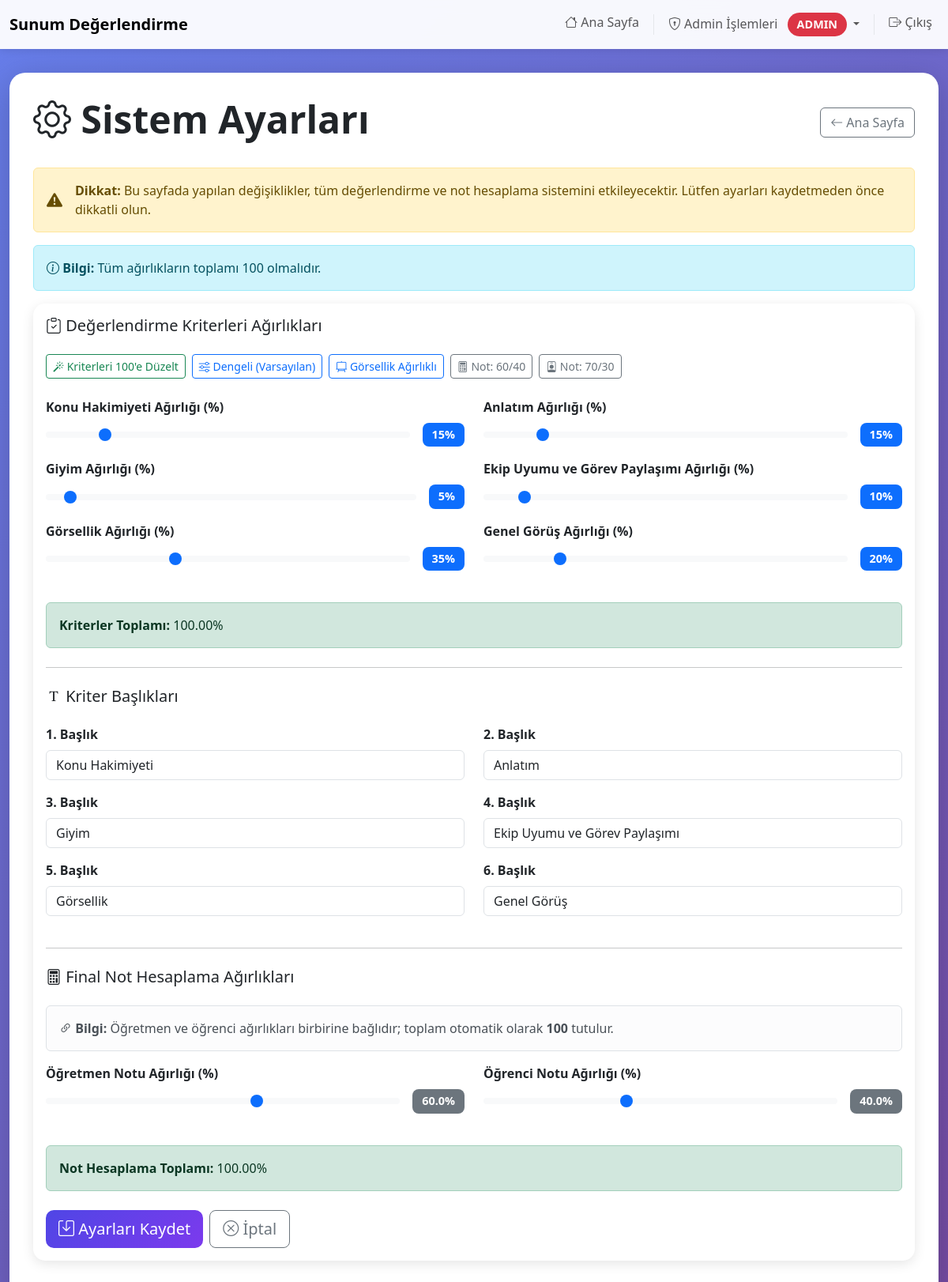
Page /ayarlar (signed in) on the committed database.
### sunum_app/models.py (models this page shows)
class Ayarlar(db.Model):
    id = db.Column(db.Integer, primary_key=True)
    konu_hakimiyeti_agirlik = db.Column(db.Float, default=15.0)
    anlatim_agirlik = db.Column(db.Float, default=15.0)
    giyim_agirlik = db.Column(db.Float, default=5.0)
    ekip_uyumu_agirlik = db.Column(db.Float, default=10.0)
    gorsellik_agirlik = db.Column(db.Float, default=35.0)
    genel_gorus_agirlik = db.Column(db.Float, default=20.0)
    konu_hakimiyeti_etiket = db.Column(db.String(200), default="Konu Hakimiyeti")
    anlatim_etiket = db.Column(db.String(200), default="Anlatım")
    giyim_etiket = db.Column(db.String(200), default="Giyim")
    ekip_uyumu_etiket = db.Column(db.String(200), default="Ekip Uyumu ve Görev Paylaşımı")
    gorsellik_etiket = db.Column(db.String(200), default="Görsellik")
    genel_gorus_etiket = db.Column(db.String(200), default="Genel Görüş")
    ogretmen_notu_agirlik = db.Column(db.Float, default=60.0)
    ogrenci_notu_agirlik = db.Column(db.Float, default=40.0)
    aktif = db.Column(db.Boolean, default=True)
    @classmethod
    def get_aktif_ayarlar(cls) -> "Ayarlar":
        ayarlar = cls.query.filter_by(aktif=True).first()
        if not ayarlar:
            ayarlar = cls()
            db.session.add(ayarlar)
            db.session.commit()
        return ayarlar

### sunum_app/controllers.py (the view, shortened to what this page needs)
class AyarlarView(MethodView):
    decorators = [login_required]
    def get(self):
        if not current_user.is_admin:
            flash("Bu sayfaya erişim yetkiniz yok!", "error")
            return redirect(url_for("index"))
        ayarlar_obj = Ayarlar.get_aktif_ayarlar()
        return render_template("ayarlar.html", ayarlar=ayarlar_obj)

### templates/ayarlar.html (shortened to what this page needs)
{% extends 'base.html' %}
{% block content %}
<div class="d-flex justify-content-between align-items-center mb-4">
    <h1 class="display-5 fw-bold">
        <i class="bi bi-gear"></i> Sistem Ayarları
    </h1>
    <a href="{{ url_for('index') }}" class="btn btn-outline-secondary">
        <i class="bi bi-arrow-left"></i> Ana Sayfa
    </a>
</div>
<div class="alert alert-warning d-flex align-items-center" role="alert">
    <i class="bi bi-exclamation-triangle-fill me-3" style="font-size: 1.25rem;"></i>
    <div>
        <strong>Dikkat:</strong> Bu sayfada yapılan değişiklikler, tüm değerlendirme ve not hesaplama sistemini etkileyecektir. Lütfen ayarları kaydetmeden önce dikkatli olun.
    </div>
</div>
<div class="alert alert-info">
    <i class="bi bi-info-circle"></i>
    <strong>Bilgi:</strong> Tüm ağırlıkların toplamı 100 olmalıdır.
</div>
<div class="card">
    <div class="card-body">
        <form method="POST">
            <h5 class="mb-4"><i class="bi bi-clipboard-check"></i> Değerlendirme Kriterleri Ağırlıkları</h5>
            <div class="d-flex flex-wrap gap-2 mb-4">
                <button type="button" class="btn btn-outline-success btn-sm" id="kriter-normalize">
                    <i class="bi bi-magic"></i> Kriterleri 100'e Düzelt
                </button>
                <button type="button" class="btn btn-outline-primary btn-sm" id="preset-dengeli">
                    <i class="bi bi-sliders"></i> Dengeli (Varsayılan)
                </button>
                <button type="button" class="btn btn-outline-primary btn-sm" id="preset-sunum">
                    <i class="bi bi-easel2"></i> Görsellik Ağırlıklı
                </button>
                <button type="button" class="btn btn-outline-secondary btn-sm" id="preset-not-dengeli">
                    <i class="bi bi-calculator"></i> Not: 60/40
                </button>
                <button type="button" class="btn btn-outline-secondary btn-sm" id="preset-not-ogretmen">
                    <i class="bi bi-person-badge"></i> Not: 70/30
                </button>
            </div>
            <div class="row mb-4">
                <div class="col-md-6 mb-3">
                    <label class="form-label fw-bold">{{ ayarlar.konu_hakimiyeti_etiket or 'Konu Hakimiyeti' }} Ağırlığı (%)</label>
                    <div class="d-flex align-items-center gap-3">
                        <input type="range" class="form-range weight-range" min="0" max="100" step="1" value="{{ ayarlar.konu_hakimiyeti_agirlik }}" data-target="konu_hakimiyeti_agirlik" style="flex: 1;">
                        <span class="badge bg-primary" data-badge="konu_hakimiyeti_agirlik">0%</span>
                    </div>
                </div>
                <div class="col-md-6 mb-3">
                    <label class="form-label fw-bold">{{ ayarlar.anlatim_etiket or 'Anlatım' }} Ağırlığı (%)</label>
                    <div class="d-flex align-items-center gap-3">
                        <input type="range" class="form-range weight-range" min="0" max="100" step="1" value="{{ ayarlar.anlatim_agirlik }}" data-target="anlatim_agirlik" style="flex: 1;">
                        <span class="badge bg-primary" data-badge="anlatim_agirlik">0%</span>
                    </div>
                </div>
                <div class="col-md-6 mb-3">
                    <label class="form-label fw-bold">{{ ayarlar.giyim_etiket or 'Giyim' }} Ağırlığı (%)</label>
                    <div class="d-flex align-items-center gap-3">
                        <input type="range" class="form-range weight-range" min="0" max="100" step="1" value="{{ ayarlar.giyim_agirlik }}" data-target="giyim_agirlik" style="flex: 1;">
                        <span class="badge bg-primary" data-badge="giyim_agirlik">0%</span>
                    </div>
                </div>
                <div class="col-md-6 mb-3">
                    <label class="form-label fw-bold">{{ ayarlar.ekip_uyumu_etiket or 'Ekip Uyumu ve Görev Paylaşımı' }} Ağırlığı (%)</label>
                    <div class="d-flex align-items-center gap-3">
                        <input type="range" class="form-range weight-range" min="0" max="100" step="1" value="{{ ayarlar.ekip_uyumu_agirlik }}" data-target="ekip_uyumu_agirlik" style="flex: 1;">
                        <span class="badge bg-primary" data-badge="ekip_uyumu_agirlik">0%</span>
                    </div>
                </div>
                <div class="col-md-6 mb-3">
                    <label class="form-label fw-bold">{{ ayarlar.gorsellik_etiket or 'Görsellik' }} Ağırlığı (%)</label>
                    <div class="d-flex align-items-center gap-3">
                        <input type="range" class="form-range weight-range" min="0" max="100" step="1" value="{{ ayarlar.gorsellik_agirlik }}" data-target="gorsellik_agirlik" style="flex: 1;">
                        <span class="badge bg-primary" data-badge="gorsellik_agirlik">0%</span>
                    </div>
                </div>
                <div class="col-md-6 mb-3">
                    <label class="form-label fw-bold">{{ ayarlar.genel_gorus_etiket or 'Genel Görüş' }} Ağırlığı (%)</label>
                    <div class="d-flex align-items-center gap-3">
                        <input type="range" class="form-range weight-range" min="0" max="100" step="1" value="{{ ayarlar.genel_gorus_agirlik }}" data-target="genel_gorus_agirlik" style="flex: 1;">
                        <span class="badge bg-primary" data-badge="genel_gorus_agirlik">0%</span>
                    </div>
                </div>
            </div>
            <div class="mb-4">
                <div class="alert alert-secondary">
                    <strong>Kriterler Toplamı:</strong>
                    <span id="kriter-toplam">0</span>%
                </div>
            </div>
            <hr class="my-4">
            <h5 class="mb-4"><i class="bi bi-fonts"></i> Kriter Başlıkları</h5>
            <div class="row mb-4">
                <div class="col-md-6 mb-3">
                    <label class="form-label fw-bold">1. Başlık</label>
                    <input type="text" class="form-control" name="konu_hakimiyeti_etiket" value="{{ ayarlar.konu_hakimiyeti_etiket or 'Konu Hakimiyeti' }}" maxlength="200" required>
                </div>
                <div class="col-md-6 mb-3">
                    <label class="form-label fw-bold">2. Başlık</label>
                    <input type="text" class="form-control" name="anlatim_etiket" value="{{ ayarlar.anlatim_etiket or 'Anlatım' }}" maxlength="200" required>
                </div>
                <div class="col-md-6 mb-3">
                    <label class="form-label fw-bold">3. Başlık</label>
                    <input type="text" class="form-control" name="giyim_etiket" value="{{ ayarlar.giyim_etiket or 'Giyim' }}" maxlength="200" required>
                </div>
                <div class="col-md-6 mb-3">
                    <label class="form-label fw-bold">4. Başlık</label>
                    <input type="text" class="form-control" name="ekip_uyumu_etiket" value="{{ ayarlar.ekip_uyumu_etiket or 'Ekip Uyumu ve Görev Paylaşımı' }}" maxlength="200" required>
                </div>
                <div class="col-md-6 mb-3">
                    <label class="form-label fw-bold">5. Başlık</label>
                    <input type="text" class="form-control" name="gorsellik_etiket" value="{{ ayarlar.gorsellik_etiket or 'Görsellik' }}" maxlength="200" required>
                </div>
                <div class="col-md-6 mb-3">
                    <label class="form-label fw-bold">6. Başlık</label>
                    <input type="text" class="form-control" name="genel_gorus_etiket" value="{{ ayarlar.genel_gorus_etiket or 'Genel Görüş' }}" maxlength="200" required>
                </div>
            </div>
            <hr class="my-4">
            <h5 class="mb-4"><i class="bi bi-calculator"></i> Final Not Hesaplama Ağırlıkları</h5>
            <div class="alert alert-light border" role="alert" style="border-left: 4px solid #6b7280;">
                <i class="bi bi-link-45deg"></i>
                <strong>Bilgi:</strong> Öğretmen ve öğrenci ağırlıkları birbirine bağlıdır; toplam otomatik olarak <strong>100</strong> tutulur.
            </div>
            <div class="row mb-4">
                <div class="col-md-6 mb-3">
                    <label class="form-label fw-bold">Öğretmen Notu Ağırlığı (%)</label>
                    <div class="d-flex align-items-center gap-3">
                        <input type="range" class="form-range weight-range" min="0" max="100" step="0.1" value="{{ ayarlar.ogretmen_notu_agirlik }}" data-target="ogretmen_notu_agirlik" style="flex: 1;">
                        <span class="badge bg-secondary" data-badge="ogretmen_notu_agirlik">0%</span>
                    </div>
                </div>
                <div class="col-md-6 mb-3">
                    <label class="form-label fw-bold">Öğrenci Notu Ağırlığı (%)</label>
                    <div class="d-flex align-items-center gap-3">
                        <input type="range" class="form-range weight-range" min="0" max="100" step="0.1" value="{{ ayarlar.ogrenci_notu_agirlik }}" data-target="ogrenci_notu_agirlik" style="flex: 1;">
                        <span class="badge bg-secondary" data-badge="ogrenci_notu_agirlik">0%</span>
                    </div>
                </div>
            </div>
            <div class="mb-4">
                <div class="alert alert-secondary">
                    <strong>Not Hesaplama Toplamı:</strong>
                    <span id="not-toplam">0</span>%
                </div>
            </div>
            <div class="d-flex gap-2">
                <button type="submit" class="btn btn-primary btn-lg" id="save-btn" disabled>
                    <i class="bi bi-save"></i> Ayarları Kaydet
                </button>
                <a href="{{ url_for('index') }}" class="btn btn-outline-secondary btn-lg">
                    <i class="bi bi-x-circle"></i> İptal
                </a>
            </div>
        </form>
    </div>
</div>
{% endblock %}

### templates/base.html (style rules this page uses)
:root { --primary-color: #4f46e5; --secondary-color: #7c3aed; }
body { background: linear-gradient(135deg, #667eea 0%, #764ba2 100%); min-height: 100vh; font-family: 'Segoe UI', Tahoma, Geneva, Verdana, sans-serif; }
.card { border: none; border-radius: 15px; box-shadow: 0 4px 15px rgba(0,0,0,0.1); transition: transform 0.3s; margin-bottom: 20px; }
.btn-primary { background: linear-gradient(135deg, var(--primary-color) 0%, var(--secondary-color) 100%); border: none; border-radius: 10px; }
.badge { padding: 8px 12px; border-radius: 8px; font-size: 0.9rem; }

### rows in the picture
Ayarlar: konu_hakimiyeti_etiket "Konu Hakimiyeti", konu_hakimiyeti_agirlik "15", anlatim_etiket "Anlatım", anlatim_agirlik "15", giyim_etiket "Giyim", giyim_agirlik "5", ekip_uyumu_etiket "Ekip Uyumu ve Görev Paylaşımı", ekip_uyumu_agirlik "10", gorsellik_etiket "Görsellik", gorsellik_agirlik "35", genel_gorus_etiket "Genel Görüş", genel_gorus_agirlik "20", ogretmen_notu_agirlik "60", ogrenci_notu_agirlik "40"
